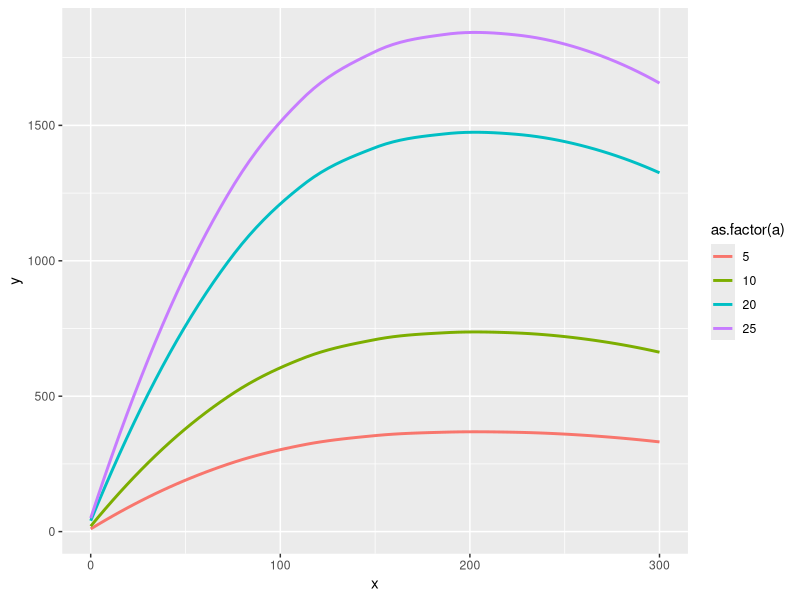
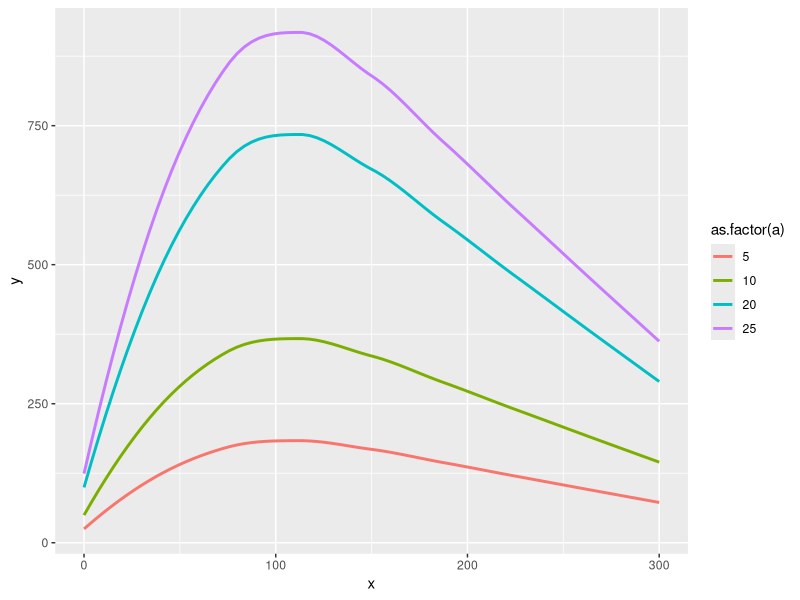
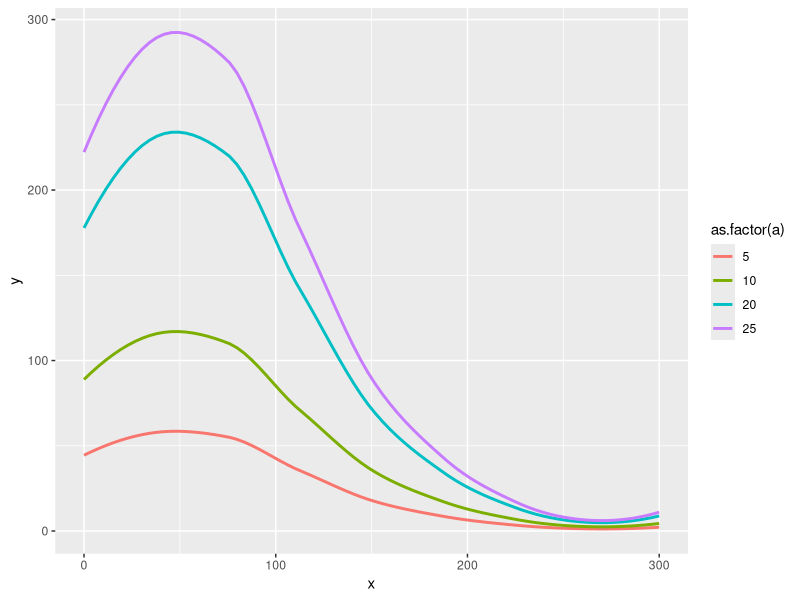
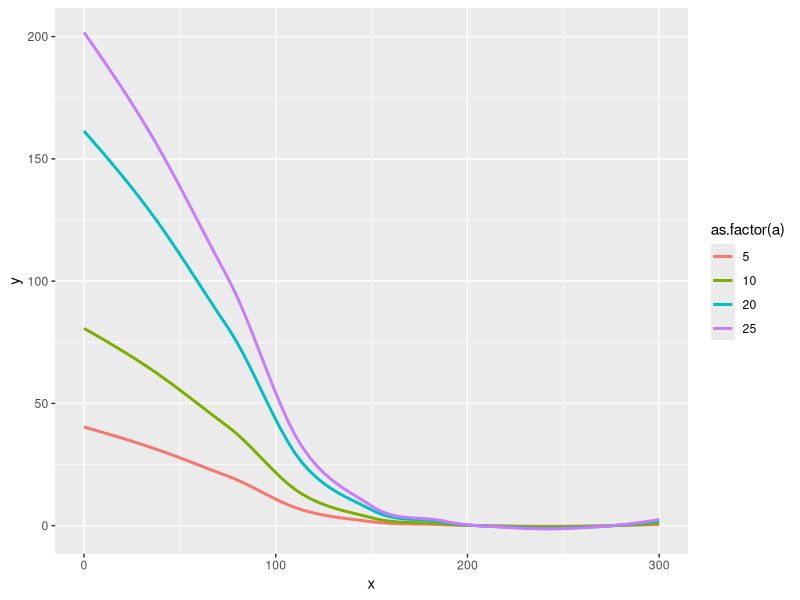

These figures' R source, in order:
growth_decay_curve1 <- function(x, a, b) {
  a * x * exp(-b * x)}


library(ggplot2)


# given b

#b1 = 0.005
x=seq(0,300,by=0.1)
a=c(5, 10, 20, 25)
b=0.005

datx = rep(x,4)
daty = c(growth_decay_curve1(x,a[1],b),growth_decay_curve1(x,a[2],b),growth_decay_curve1(x,a[3],b), growth_decay_curve1(x,a[4],b))
data=rep(a,each=length(x))
dat = cbind(x=datx,y=daty,a=data)

ggplot(dat,aes(x=x,y=y,color=as.factor(a))) + 
  geom_smooth(method="loess",aes(color=as.factor(a)),se=FALSE) 


# b2 = 0.01
x=seq(0,300,by=0.1)
a=c(5, 10, 20, 25)
b=0.01

datx = rep(x,4)
daty = c(growth_decay_curve1(x,a[1],b),growth_decay_curve1(x,a[2],b),growth_decay_curve1(x,a[3],b), growth_decay_curve1(x,a[4],b))
data=rep(a,each=length(x))
dat = cbind(x=datx,y=daty,a=data)

ggplot(dat,aes(x=x,y=y,color=as.factor(a))) + 
  geom_smooth(method="loess",aes(color=as.factor(a)),se=FALSE) 


# b3=0.025
x=seq(0,300,by=0.1)
a=c(5, 10, 20, 25)
b=0.025

datx = rep(x,4)
daty = c(growth_decay_curve1(x,a[1],b),growth_decay_curve1(x,a[2],b),growth_decay_curve1(x,a[3],b), growth_decay_curve1(x,a[4],b))
data=rep(a,each=length(x))
dat = cbind(x=datx,y=daty,a=data)

ggplot(dat,aes(x=x,y=y,color=as.factor(a))) + 
  geom_smooth(method="loess",aes(color=as.factor(a)),se=FALSE) 


#b4=0.04
x=seq(0,300,by=0.1)
a=c(5, 10, 20, 25)
b=0.04

datx = rep(x,4)
daty = c(growth_decay_curve1(x,a[1],b),growth_decay_curve1(x,a[2],b),growth_decay_curve1(x,a[3],b), growth_decay_curve1(x,a[4],b))
data=rep(a,each=length(x))
dat = cbind(x=datx,y=daty,a=data)

ggplot(dat,aes(x=x,y=y,color=as.factor(a))) + 
  geom_smooth(method="loess",aes(color=as.factor(a)),se=FALSE) 
